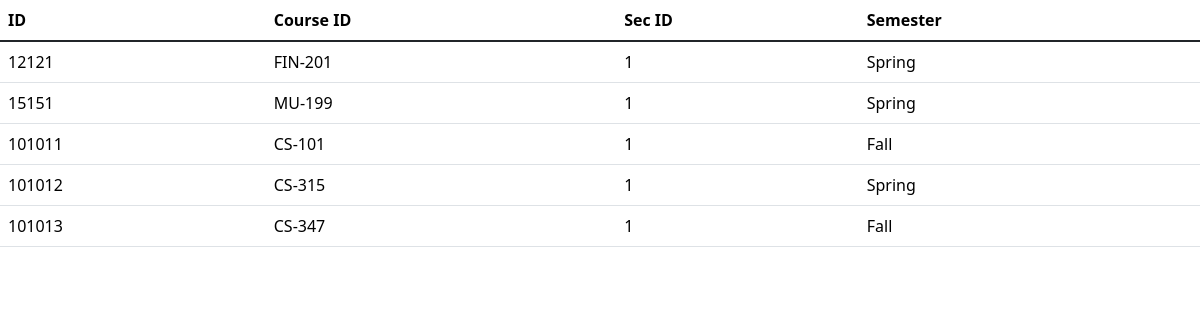
The app's page /ex2/updatedata.php with its own data.
### tables this page shows
CREATE TABLE `teaches` (
  `ID` int(11) NOT NULL,
  `course_id` varchar(10) DEFAULT NULL,
  `sec_id` int(11) DEFAULT NULL,
  `semester` varchar(10) DEFAULT NULL,
  `year` int(11) DEFAULT NULL
);

### ex2/updatedata.php (the view, shortened to what this page needs)
<!DOCTYPE html>
<html lang="en">
<head>
    <link href="https://cdn.jsdelivr.net/npm/bootstrap@5.3.2/dist/css/bootstrap.min.css" rel="stylesheet">
</head>
<body>
    <table class="table">
    <thead>
        <tr>
            <th scope="col">ID</th>
            <th scope="col">Course ID</th>
            <th scope="col">Sec ID</th>
            <th scope="col">Semester</th>
        </tr>
    </thead>
    <tbody class="table-group-divider">
    <?php
        $servername = "localhost";
        $username = "root";
        $password = "";
        $dbname = "S186SPCX";
        $conn = mysqli_connect($servername, $username, $password, $dbname);
        $sql = "SELECT * FROM teaches;";
        $result = mysqli_query($conn, $sql);
        if (mysqli_num_rows($result) > 0) {
            while($row = mysqli_fetch_assoc($result)) {
                echo "<tr><td>" . $row["ID"]. "</td><td>" . $row["course_id"].
                "</td><td>" . $row["sec_id"] . "</td><td>" . $row["semester"] ."</td></tr>";
            }
        } else {
            echo "0 results";
        }
    ?>
    </tbody>
    </table>
</body>
</html>

### records on screen
teaches: ID "12121", course "FIN-201", sec "1", semester "Spring"
teaches: ID "15151", course "MU-199", sec "1", semester "Spring"
teaches: ID "101011", course "CS-101", sec "1", semester "Fall"
teaches: ID "101012", course "CS-315", sec "1", semester "Spring"
teaches: ID "101013", course "CS-347", sec "1", semester "Fall"
